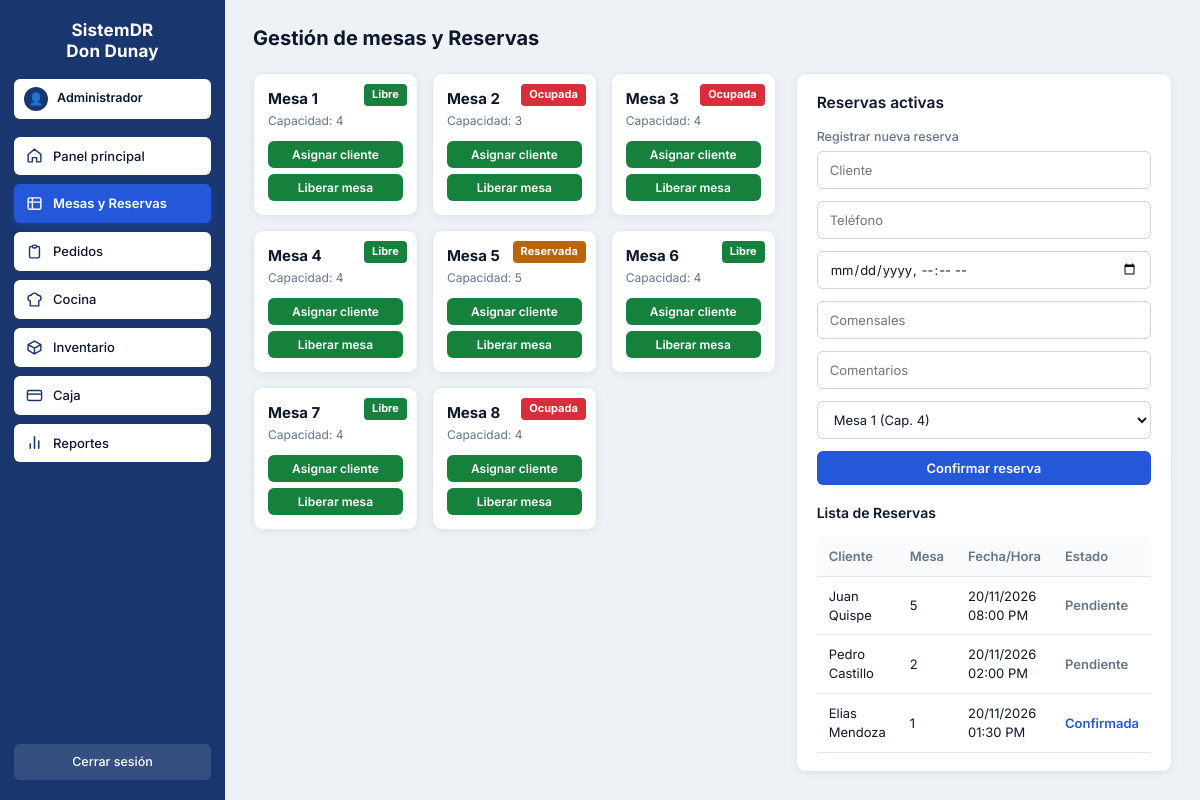
Page /mesas.php (signed in) on the committed database.
### tables this page shows
CREATE TABLE mesa (
  numero_mesa INT PRIMARY KEY,
  capacidad INT NOT NULL DEFAULT 4,
  estado ENUM('Libre','Ocupada','Reservada') NOT NULL DEFAULT 'Libre'
);

CREATE TABLE reserva (
  id_reserva INT AUTO_INCREMENT PRIMARY KEY,
  id_cliente INT NOT NULL,
  numero_mesa INT NOT NULL,
  fecha_hora DATETIME NOT NULL,
  num_comensales INT NOT NULL,
  comentarios VARCHAR(255) DEFAULT '',
  estado ENUM('Pendiente','Confirmada','Cancelada') NOT NULL DEFAULT 'Pendiente',
  FOREIGN KEY (id_cliente) REFERENCES cliente(id_cliente) ON DELETE CASCADE,
  FOREIGN KEY (numero_mesa) REFERENCES mesa(numero_mesa) ON DELETE CASCADE
);

CREATE TABLE cliente (
  id_cliente INT AUTO_INCREMENT PRIMARY KEY,
  nombre VARCHAR(100) NOT NULL,
  telefono VARCHAR(20) NOT NULL
);

### mesas.php (the view, shortened to what this page needs)
<?php
require_once "php/conexion.php";
$mesas = [];
$reservas = [];
if (!$db_error) {
    $resM = $conn->query("SELECT * FROM mesa ORDER BY numero_mesa ASC");
    while ($m = $resM->fetch_assoc()) $mesas[] = $m;
    $resR = $conn->query("SELECT r.id_reserva, c.nombre AS cliente, r.numero_mesa, DATE_FORMAT(r.fecha_hora, '%d/%m/%Y %h:%i %p') AS fecha, r.estado FROM reserva r JOIN cliente c ON r.id_cliente = c.id_cliente ORDER BY r.id_reserva DESC LIMIT 10");
    while ($r = $resR->fetch_assoc()) $reservas[] = $r;
}
?>
<!DOCTYPE html>
<html lang="es">
<head>
  <link rel="stylesheet" href="css/styles.css">
</head>
<body>
<div class="app-shell">
  <?php include "php/sidebar.php"; ?>
  <main class="main-area">
    <div class="page-header-bar">
      <h1 class="page-title">Gestión de mesas y Reservas</h1>
    </div>
    <div class="mesas-layout">
      <div>
        <div class="mesas-grid">
          <?php foreach ($mesas as $m): ?>
            <div class="mesa-card">
              <span class="mesa-badge badge-<?php echo $m['estado']; ?>"><?php echo $m['estado']; ?></span>
              <div class="mesa-title">Mesa <?php echo $m['numero_mesa']; ?></div>
              <div class="mesa-cap">Capacidad: <?php echo $m['capacidad']; ?></div>
              <div class="mesa-actions">
                <button type="button" class="btn btn-green btn-sm btn-block" onclick="actualizarMesa(<?php echo $m['numero_mesa']; ?>, 'Ocupada')">Asignar cliente</button>
                <button type="button" class="btn btn-green btn-sm btn-block" onclick="actualizarMesa(<?php echo $m['numero_mesa']; ?>, 'Libre')">Liberar mesa</button>
              </div>
            </div>
          <?php endforeach; ?>
        </div>
      </div>
      <div class="card">
        <h2 class="card-title">Reservas activas</h2>
        <form id="formReserva" onsubmit="registrarReserva(event)">
          <div class="form-group">
            <label class="form-label">Registrar nueva reserva</label>
            <input type="text" name="cliente" class="form-control" placeholder="Cliente" required>
          </div>
          <div class="form-group">
            <input type="text" name="telefono" class="form-control" placeholder="Teléfono" required>
          </div>
          <div class="form-group">
            <input type="datetime-local" name="fecha_hora" class="form-control" required>
          </div>
          <div class="form-group">
            <input type="number" name="comensales" class="form-control" placeholder="Comensales" min="1" max="12" required>
          </div>
          <div class="form-group">
            <input type="text" name="comentarios" class="form-control" placeholder="Comentarios">
          </div>
          <div class="form-group">
            <select name="numero_mesa" class="form-control">
              <?php foreach ($mesas as $m): ?>
                <option value="<?php echo $m['numero_mesa']; ?>">Mesa <?php echo $m['numero_mesa']; ?> (Cap. <?php echo $m['capacidad']; ?>)</option>
              <?php endforeach; ?>
            </select>
          </div>
          <button type="submit" class="btn btn-primary btn-block">Confirmar reserva</button>
        </form>
        <h3 class="card-title" style="margin-top:18px;font-size:14px;">Lista de Reservas</h3>
        <div class="table-wrap">
          <table class="data-table">
            <thead>
              <tr>
                <th>Cliente</th>
                <th>Mesa</th>
                <th>Fecha/Hora</th>
                <th>Estado</th>
              </tr>
            </thead>
            <tbody>
              <?php foreach ($reservas as $r): ?>
                <tr>
                  <td><?php echo htmlspecialchars($r['cliente']); ?></td>
                  <td><?php echo $r['numero_mesa']; ?></td>
                  <td><?php echo $r['fecha']; ?></td>
                  <td>
                    <span style="color:<?php echo $r['estado']==='Confirmada' ? '#2458D9' : '#64748B'; ?>;font-weight:600;">
                      <?php echo $r['estado']; ?>
                    </span>
                  </td>
                </tr>
              <?php endforeach; ?>
            </tbody>
          </table>
        </div>
      </div>
    </div>
  </main>
</div>
</body>
</html>

### css/styles.css (style rules this page uses)
:root { --bg-canvas: #EEF2F7; --bg-cream: #FFFAE7; --surface-card: #FFFFFF; --sidebar-navy: #19376E; --login-navy: #14233E; --brand-blue: #2458D9; --brand-blue-hover: #1D4ED8; --soft-blue-bg: #DCE8FF; --soft-blue-text: #1E40AF; --status-green: #16803D; --status-green-hover: #15803D; --alert-green-bg: #E2FAEC; --alert-green-text: #166534; --status-red: #D92D3B; --status-red-hover: #B91C1C; --alert-red-bg: #FEE2E2; --status-amber: #B86607; --status-amber-hover: #9A3412; --alert-amber-bg: #FFF0D7; --chart-orange: #F5AE60; --text-primary: #0F172A; --text-secondary: #64748B; --border-subtle: #CBD3DF; --border-light: #E2E8F0; --radius-sm: 6px; --radius-md: 10px; --radius-lg: 14px; --shadow-card: 0 2px 8px rgba(15, 23, 42, 0.06); --shadow-modal: 0 12px 32px rgba(15, 23, 42, 0.22); }
* { box-sizing: border-box; margin: 0; padding: 0; }
body { font-family: 'Inter', -apple-system, BlinkMacSystemFont, sans-serif; background-color: var(--bg-canvas); color: var(--text-primary); font-size: 14px; line-height: 1.45; }
.app-shell { display: flex; min-height: 100vh; }
.main-area { flex: 1; padding: 24px 28px; background-color: var(--bg-canvas); overflow-x: hidden; }
.page-header-bar { display: flex; align-items: center; justify-content: space-between; margin-bottom: 20px; gap: 12px; }
.page-title { font-size: 20px; font-weight: 700; color: var(--text-primary); }
.card { background-color: var(--surface-card); border: 1px solid var(--border-light); border-radius: var(--radius-md); padding: 18px 20px; box-shadow: var(--shadow-card); }
.card-title { font-size: 15.5px; font-weight: 600; color: var(--text-primary); margin-bottom: 14px; }
.btn { display: inline-flex; align-items: center; justify-content: center; gap: 6px; padding: 9px 16px; border-radius: var(--radius-sm); border: none; font-family: inherit; font-size: 13px; font-weight: 600; cursor: pointer; text-decoration: none; transition: opacity 0.16s, background 0.16s; }
.btn-primary { background-color: var(--brand-blue); color: #FFFFFF; }
.btn-green { background-color: var(--status-green); color: #FFFFFF; }
.btn-sm { padding: 6px 12px; font-size: 12px; }
.btn-block { width: 100%; }
.form-group { margin-bottom: 12px; }
.form-label { display: block; font-size: 12.5px; font-weight: 500; color: var(--text-secondary); margin-bottom: 4px; }
.form-control { width: 100%; height: 38px; padding: 0 12px; border-radius: var(--radius-sm); border: 1px solid var(--border-subtle); background-color: #FFFFFF; color: var(--text-primary); font-family: inherit; font-size: 13px; }
.table-wrap { width: 100%; overflow-x: auto; }
.data-table { width: 100%; border-collapse: collapse; font-size: 13px; }
.data-table th { text-align: left; padding: 10px 12px; font-weight: 600; color: var(--text-secondary); border-bottom: 1px solid var(--border-light); background-color: #F8FAFC; }
.data-table td { padding: 10px 12px; border-bottom: 1px solid var(--border-light); color: var(--text-primary); }
.mesas-layout { display: grid; grid-template-columns: 1.55fr 1fr; gap: 20px; }
.mesas-grid { display: grid; grid-template-columns: repeat(3, 1fr); gap: 14px; }
.mesa-card { background: #FFFFFF; border: 1px solid var(--border-light); border-radius: var(--radius-md); padding: 14px; box-shadow: var(--shadow-card); position: relative; }
.mesa-badge { position: absolute; top: 10px; right: 10px; padding: 3px 8px; border-radius: 4px; font-size: 11px; font-weight: 700; color: #FFFFFF; }
.badge-Libre { background-color: var(--status-green); }
.badge-Ocupada { background-color: var(--status-red); }
.badge-Reservada { background-color: var(--status-amber); }
.mesa-title { font-size: 15px; font-weight: 700; margin-bottom: 2px; }
.mesa-cap { font-size: 12px; color: var(--text-secondary); margin-bottom: 12px; }
.mesa-actions { display: flex; flex-direction: column; gap: 6px; }

### rows in the picture
mesa: estado "Libre", numero_mesa "1", capacidad "4"
mesa: estado "Ocupada", numero_mesa "2", capacidad "3"
mesa: estado "Ocupada", numero_mesa "3", capacidad "4"
mesa: estado "Libre", numero_mesa "4", capacidad "4"
mesa: estado "Reservada", numero_mesa "5", capacidad "5"
mesa: estado "Libre", numero_mesa "6", capacidad "4"
mesa: estado "Libre", numero_mesa "7", capacidad "4"
mesa: estado "Ocupada", numero_mesa "8", capacidad "4"
reserva: id_cliente.nombre "Juan Quispe", numero_mesa "5", fecha "20/11/2026 08:00 PM", estado "Pendiente"
reserva: id_cliente.nombre "Pedro Castillo", numero_mesa "2", fecha "20/11/2026 02:00 PM", estado "Pendiente"
reserva: id_cliente.nombre "Elias Mendoza", numero_mesa "1", fecha "20/11/2026 01:30 PM", estado "Confirmada"

### other values in the picture
$rol_label "Administrador"
$item['label'] "Panel principal"
$item['label'] "Mesas y Reservas"
$item['label'] "Pedidos"
$item['label'] "Cocina"
$item['label'] "Inventario"
$item['label'] "Caja"
$item['label'] "Reportes"
